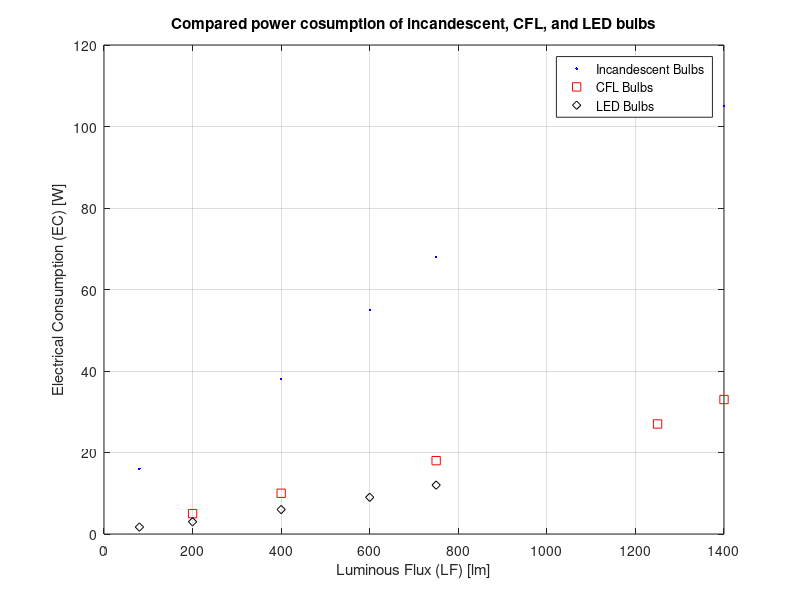

MATLAB code for this plot:
% 10/24/2017
% Ethan Hammond
% 17-21

clc
clear
close all

luminousFlux=[80 200 400 600 750 1250 1400];
incandescent=[16 nan 38 55 68 nan 105];
cfl=[nan 5 10 nan 18 27 33];
led=[1.7 3 6 9 12 nan nan];

plot (luminousFlux,incandescent, ('.b'), luminousFlux,cfl,('rs'), luminousFlux, led,('kd'))
legend('Incandescent Bulbs','CFL Bulbs','LED Bulbs');
title('Compared power cosumption of incandescent, CFL, and LED bulbs');
xlabel('Luminous Flux (LF) [lm]');
ylabel('Electrical Consumption (EC) [W]');
grid on;